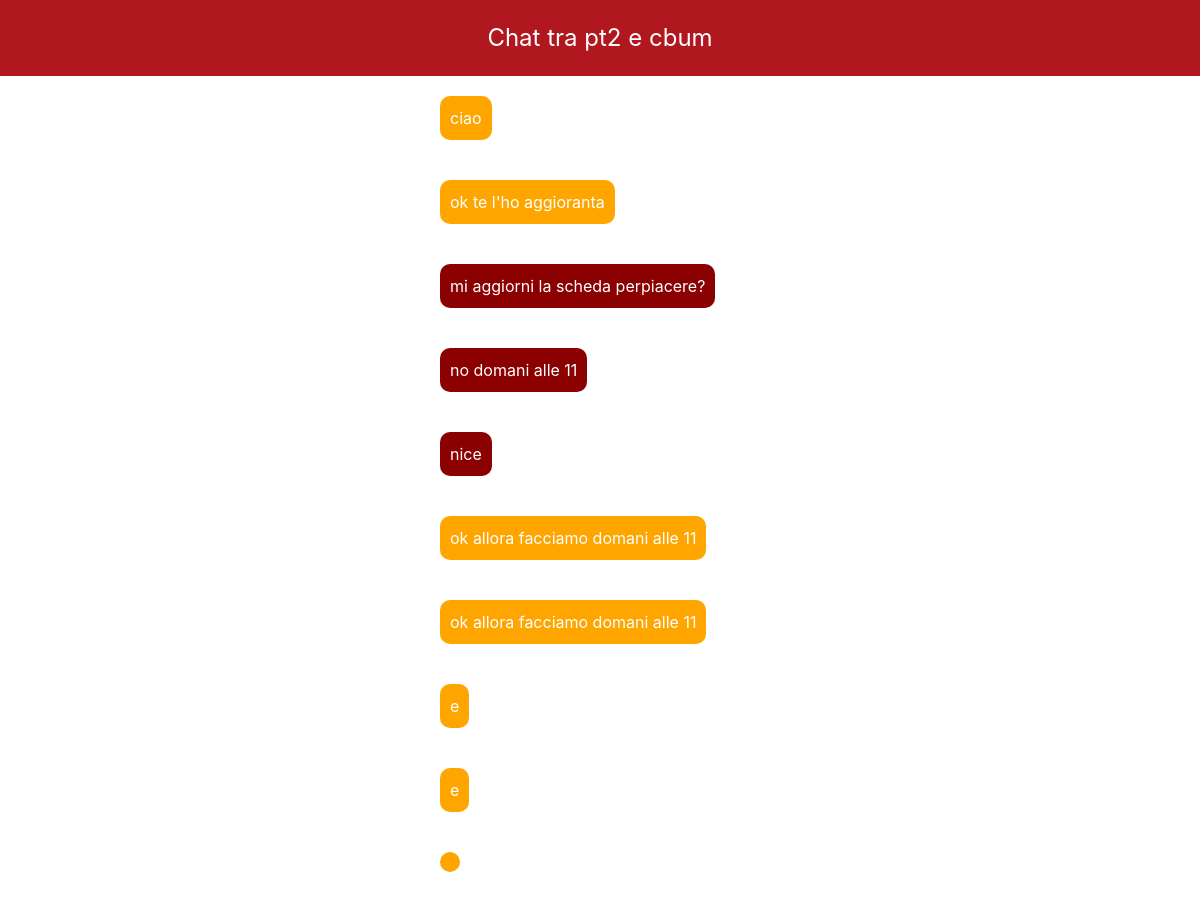
The app's page /chat/mostra_chat/3/2/ (signed in, upper part), older data.
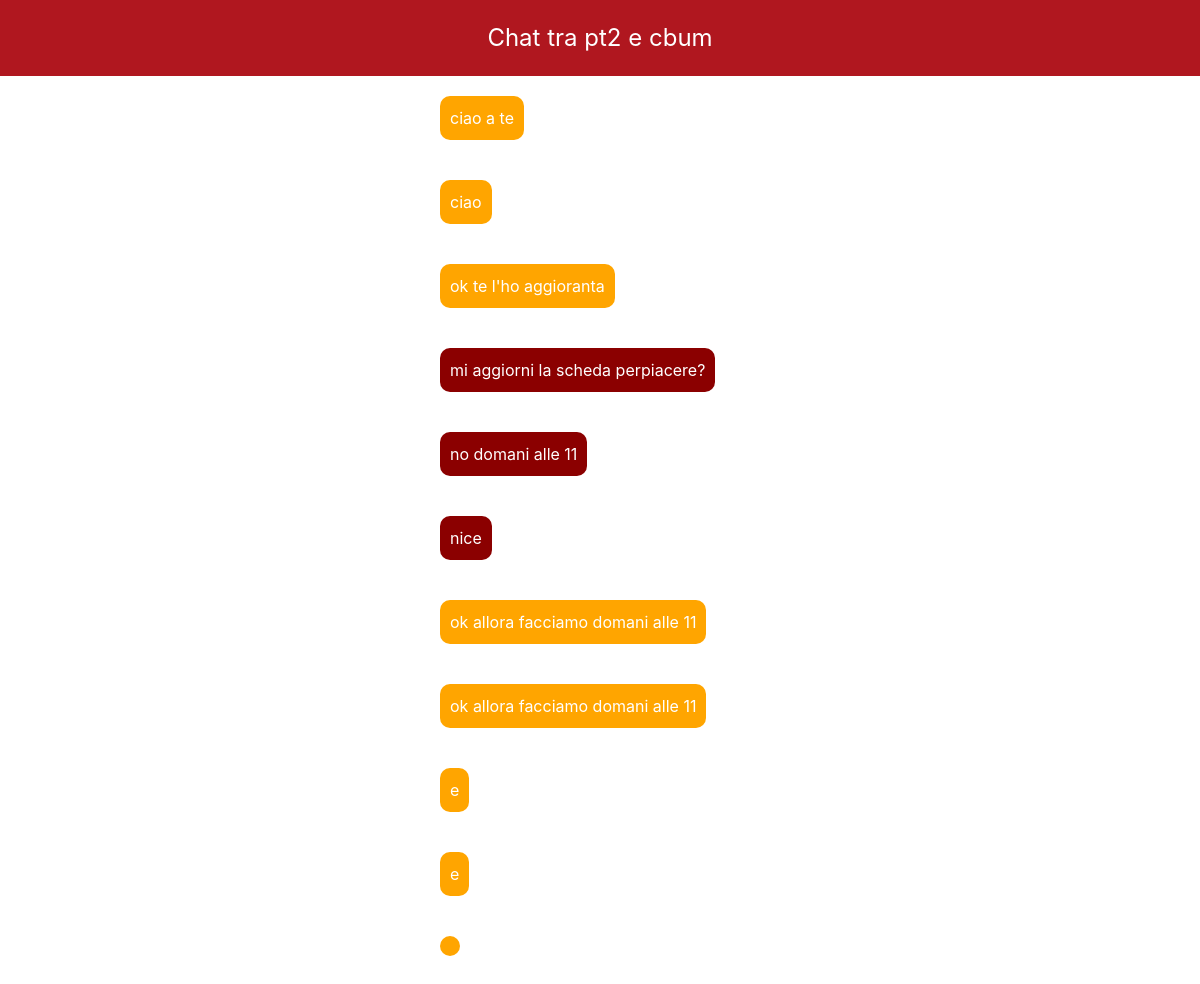
The same page, newer data.
### Chat/models.py (models this page shows)
class Messaggio(models.Model):
    chat = models.ForeignKey(Chat, on_delete=models.CASCADE)
    testo = models.CharField(max_length=500)
    letto = models.BooleanField(default=False)
    data = models.DateTimeField(auto_now_add=True)
    mittente = models.ForeignKey('Users.MyUser', on_delete=models.CASCADE)

### Chat/views.py (the view, shortened to what this page needs)
# urls.py: path("mostra_chat/<int:u1_pk>/<int:u2_pk>/", chat_utenti, name="mostra_chat"),
@login_required
def chat_utenti(request, u1_pk, u2_pk):
    chat = Chat.objects.filter(utente_1=u1_pk).filter(utente_2=u2_pk).first()
    messaggi = Messaggio.objects.filter(chat=chat).order_by("-data")
    ctx = {"chat": chat, "messaggi": messaggi}
    return render(request, template_name="Chat/mostra_chat.html", context=ctx)

### Chat/templates/Chat/mostra_chat.html (shortened to what this page needs)
{% extends 'base.html' %}
{% load crispy_forms_filters %}
{% load crispy_forms_tags %}
{% block content %}
    <div class="text_red"> Chat tra {{ chat.utente_1.username }} e  {{ chat.utente_2.username }}</div>
        {% if messaggi %}
            <div style="text-align: center">
                {% for messaggio in messaggi %}
                    <div class="chat-container">
                        {% if messaggio.mittente == chat.utente_1 %}
                            <div class="messaggio-inviato"> {{ messaggio.testo }} </div>
                        {% else %}
                            <div class="messaggio-ricevuto"> {{ messaggio.testo }} </div>
                        {% endif %}
                    </div>
                    {% endfor %}
            </div>
        {% else %}
            <br>
            <div class="messaggio-per-utente"> Non ci sono ancora messaggi in questa chat</div>
        {% endif %}
{% endblock %}

Row changes from the older to the newer data that the page shows:
added Messaggio: testo "ciao a te"
